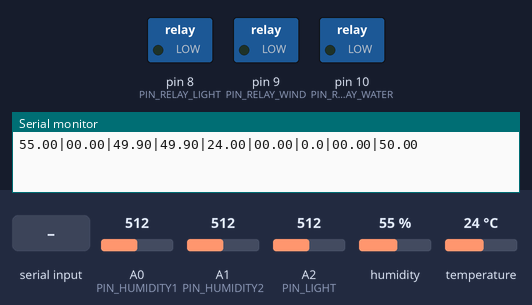
The sketch below on a simulated Arduino Uno, built with avr-gcc and run on an emulated ATmega328P. Parts: switched loads named in the sketch (green lamp = pin HIGH), the last lines printed to the serial monitor. Inputs (shaded band) come from the test bench; at power-on: A0 (PIN_HUMIDITY1) = 512, A1 (PIN_HUMIDITY2) = 512, A2 (PIN_LIGHT) = 512, humidity 55 %, temperature 24 °C.

Above: at 1.2 s.
1.3 s: "b\n" received over Serial
At 5.7 s:
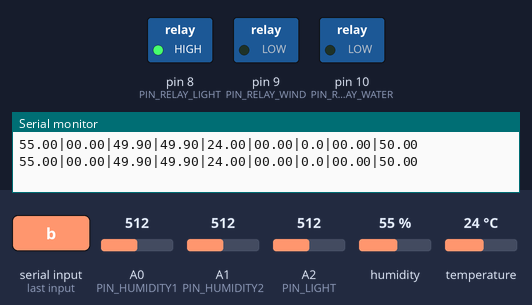
6.5 s: byte 100 ('d') received over Serial
At 10.4 s:
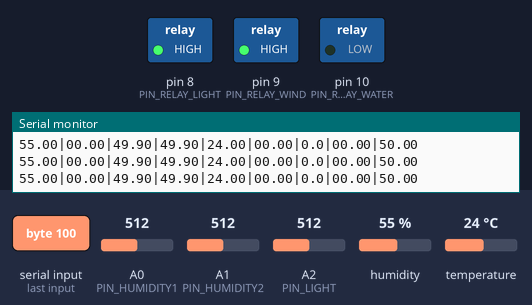
11.5 s: byte 97 ('a') received over Serial
At 16.3 s:
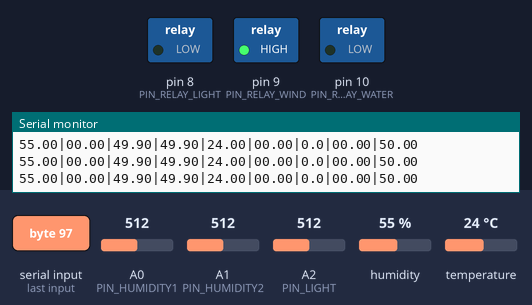
16.6 s: byte 102 ('f') received over Serial
At 21.1 s:
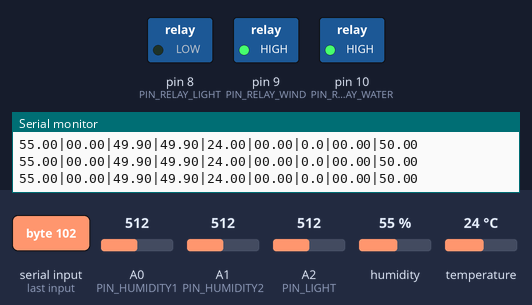
21.6 s: byte 98 ('b') received over Serial
At 25.9 s:
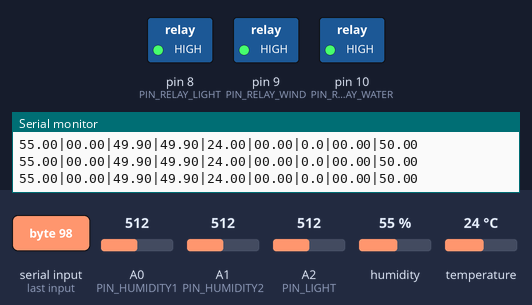
26.6 s: byte 99 ('c') received over Serial
At 30.7 s:
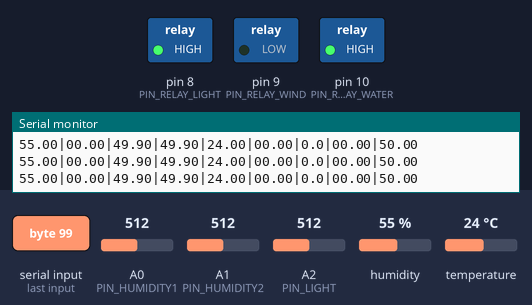
Timing chart, 0 to 32.2 s (numbered marks = the images above; inputs shaded):
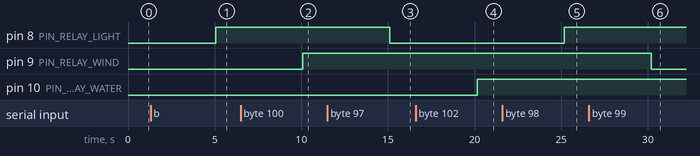

The sketch:

iotgarden.ino
```cpp
#include <OneWire.h>
#include <DHT11.h>

#define PIN_HUMIDITY1 A0
#define PIN_HUMIDITY2 A1
#define PIN_LIGHT     A2

#define PIN_TEMPERATURE 2
#define PIN_DHTXX1      3
#define PIN_DHTXX2      4

#define PIN_RELAY_LIGHT 8
#define PIN_RELAY_WIND  9
#define PIN_RELAY_WATER 10

#define USE_SECOND_TEMPERATURE_SENSOR false
#define USE_SECOND_DHTXX_SENSOR false


OneWire temp(PIN_TEMPERATURE);
byte temp_addr[2][8];

DHT11 dht1(PIN_DHTXX1);

#if USE_SECOND_DHTXX_SENSOR
DHT11 dht2(PIN_DHTXX2);
#endif

float ext1_h_old, ext1_t_old, ext2_h_old, ext2_t_old;

void setup() {
  // put your setup code here, to run once:
  Serial.begin(57600);
  temp.search(temp_addr[0]);

#if USE_SECOND_TEMPERATURE_SENSOR
  temp.search(temp_addr[1]);
#endif

  pinMode(PIN_RELAY_LIGHT, OUTPUT);
  pinMode(PIN_RELAY_WIND, OUTPUT);
  pinMode(PIN_RELAY_WATER, OUTPUT);
  digitalWrite(PIN_RELAY_LIGHT, LOW);
  digitalWrite(PIN_RELAY_WIND, LOW);
  digitalWrite(PIN_RELAY_WATER, LOW);
}

void loop() {
  // put your main code here, to run repeatedly:
  int analog_humidity1 = analogRead(PIN_HUMIDITY1);
  int analog_humidity2 = analogRead(PIN_HUMIDITY2);
  int analog_light = analogRead(PIN_LIGHT);

  float humidity_1 = (1023 - analog_humidity1)/1024.0*100;
  float humidity_2 = (1023 - analog_humidity2)/1024.0*100;
  float light = analog_light/1024.0*100;

  float ext1_h, ext1_t, ext2_h, ext2_t;

  if (dht1.read(ext1_h, ext1_t) == 0) {
    ext1_h_old = ext1_h;
    ext1_t_old = ext1_t;
  }

#if USE_SECOND_DHTXX_SENSOR
  if (dht2.read(ext2_h, ext2_t) == 0) {
    ext2_h_old = ext2_h;
    ext2_t_old = ext2_t;
  }
#endif


  Serial.print(ext1_h_old); //id 0
  Serial.print("|");
#if USE_SECOND_DHTXX_SENSOR
  Serial.print(ext2_h_old); //id 1
#else
  Serial.print("00.00");
#endif
  Serial.print("|");
  Serial.print(humidity_1); //id 2
  Serial.print("|");
  Serial.print(humidity_2); //id 3
  Serial.print("|");
  Serial.print(ext1_t_old); //id 4
  Serial.print("|");
#if USE_SECOND_DHTXX_SENSOR
  Serial.print(ext2_t_old); //id 5
#else
  Serial.print("00.00");
#endif
  Serial.print("|");
  Serial.print(getTemp(0)); //id 6
  Serial.print("|");
#if USE_SECOND_TEMPERATURE_SENSOR
  Serial.print(getTemp(1)); //id 7
#else
  Serial.print("00.00");
#endif
  Serial.print("|");
  Serial.print(light);
  Serial.print("\n");

  while (Serial.available()) {
    char c = Serial.read();

    switch(c) {
      case 'a':
        digitalWrite(PIN_RELAY_LIGHT, LOW);
        break;

      case 'b':
        digitalWrite(PIN_RELAY_LIGHT, HIGH);
        break;

      case 'c':
        digitalWrite(PIN_RELAY_WIND, LOW);
        break;

      case 'd':
        digitalWrite(PIN_RELAY_WIND, HIGH);
        break;

      case 'e':
        digitalWrite(PIN_RELAY_WATER, LOW);
        break;

      case 'f':
        digitalWrite(PIN_RELAY_WATER, HIGH);
        break;
    }

  }

  delay(5000);

}
```

temperature.ino
```cpp
String getTemp(int sensor) {
  byte data[12];
  char buf[7];

  if ( OneWire::crc8( temp_addr[sensor], 7) != temp_addr[sensor][7]) return "0.0";
  if ( temp_addr[sensor][0] != 0x10) return "0.0";

  temp.reset();
  temp.select(temp_addr[sensor]);
  temp.write(0x44,1);         // start conversion, with parasite power on at the end

  delay(1000);     // maybe 750ms is enough, maybe not

  temp.reset();
  temp.select(temp_addr[sensor]);
  temp.write(0xBE);         // Read Scratchpad

  for (int i = 0; i < 9; i++) {  // we need 9 bytes
    data[i] = temp.read();
  }

  int TReading = (data[1] << 8) + data[0];
  int SignBit = TReading & 0x8000;  // test most sig bit

  if (SignBit) {  // negative
    TReading = (TReading ^ 0xffff) + 1; // 2's comp
  }

  int Tc_100 = (TReading*100/2);

  int Whole = Tc_100 / 100;  // separate off the whole and fractional portions
  int Fract = Tc_100 % 100;

  sprintf(buf, "%d.%d",Whole, Fract);

  return buf;
}
```

Measured:
- after the input at 1.3 s, pin 8 (PIN_RELAY_LIGHT): LOW → HIGH after 3.8 s
- after the input at 6.5 s, pin 9 (PIN_RELAY_WIND): LOW → HIGH after 3.6 s
- after the input at 11.5 s, pin 8 (PIN_RELAY_LIGHT): HIGH → LOW after 3.6 s
- after the input at 16.6 s, pin 10 (PIN_RELAY_WATER): LOW → HIGH after 3.5 s
- after the input at 21.6 s, pin 8 (PIN_RELAY_LIGHT): LOW → HIGH after 3.6 s
- after the input at 26.6 s, pin 9 (PIN_RELAY_WIND): HIGH → LOW after 3.6 s
